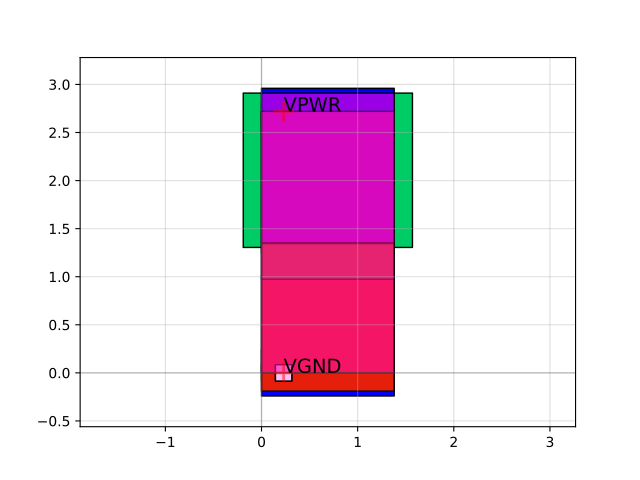

The Python source for this figure:
import sky130

c = sky130.components.sky130_fd_sc_hd__inv_1()
c.plot()
